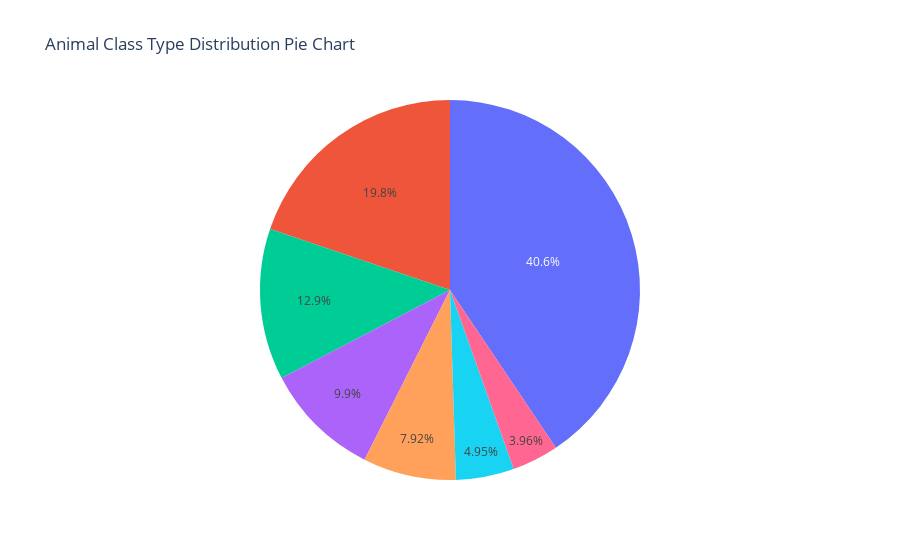

The notebook cell saved with this chart:
### Markdown cell above
CONCLUSION : The class distribution is not perfectly balanced, as some classes have higher counts than others. This suggests that the dataset may have class imbalances, which could potentially affect the performance of classification models.

Class 1 (Mammal) has the highest count, followed by Class 2 (Bird) and Class 7 (Invertebrate). These three classes seem to be more prevalent in the dataset compared to the other classes.

Class 4 (Fish) has the lowest count among all the classes, indicating that it is the least represented class in the dataset.

### Code cell
label=["Mammal","Bird","Fish","Invertebrate","Bug","Reptile","Amphibian"]
values = zoo['class_type_y'].value_counts()

px.pie(zoo,values=values,labels=label,title="Animal Class Type Distribution Pie Chart")

### Figure 1 — Plotly figure (JSON) as saved in the notebook; plotly's stock layout.template omitted (floating-point values rounded to 4 significant figures)
{"data": [{"domain": {"x": [0, 1], "y": [0, 1]}, "hovertemplate": "value=%{value}<extra></extra>", "legendgroup": "", "name": "", "showlegend": false, "type": "pie", "values": [41, 20, 13, 10, 8, 5, 4]}], "layout": {"legend": {"tracegroupgap": 0}, "title": {"text": "Animal Class Type Distribution Pie Chart"}}}
